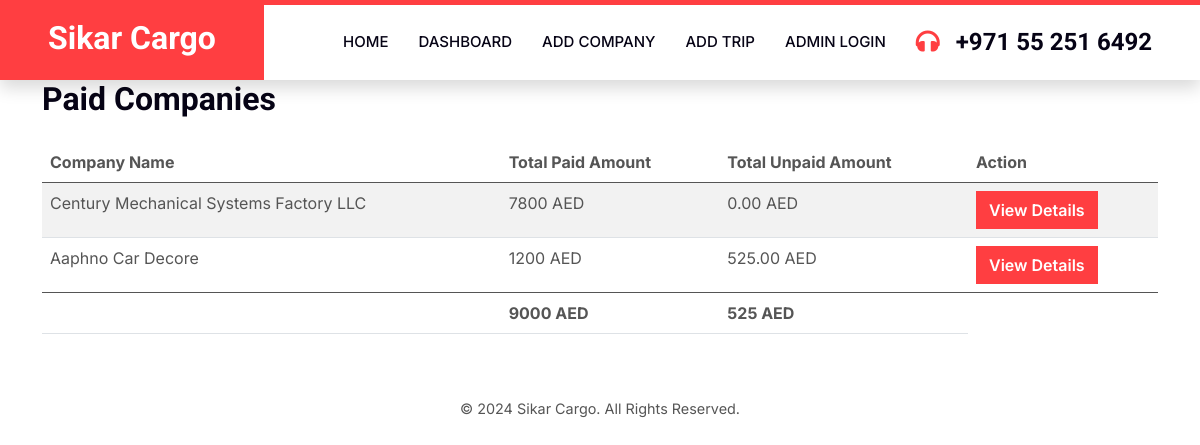
Page /paid-companies/ on the earlier database version.
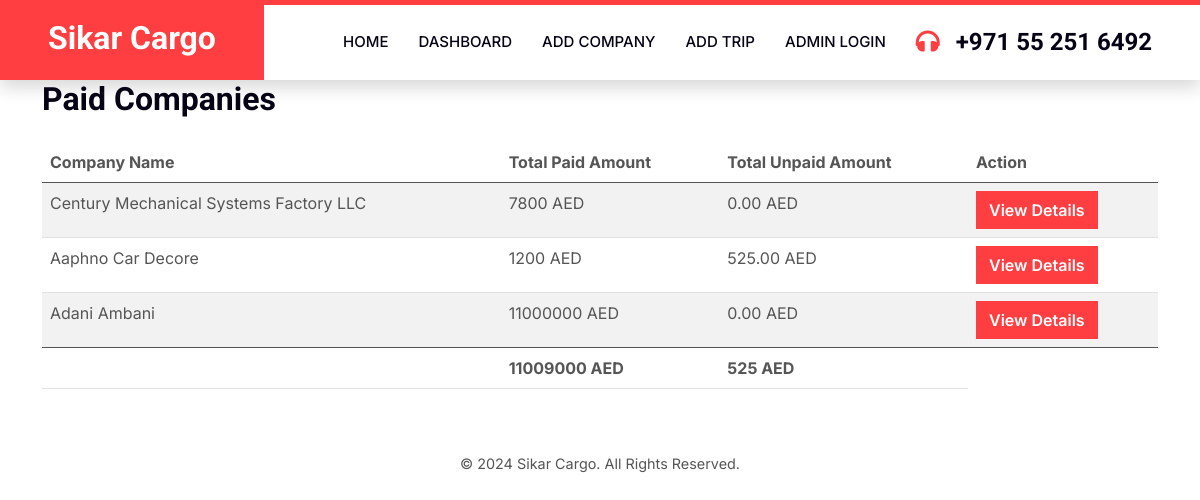
Same page on the later database version.
### website/models.py (models this page shows, shortened)
class Company(models.Model):
    name = models.CharField(max_length=255)
    address = models.TextField()
    email = models.EmailField()
    phone = models.CharField(max_length=20)
    contact_person = models.CharField(max_length=25)
    paid_amount = models.DecimalField(max_digits=10, decimal_places=2, default=0)
    unpaid_amount = models.DecimalField(max_digits=10, decimal_places=2, default=0)
    po_box = models.CharField(max_length=20)

### website/views.py (the view)
# urls.py: path('paid-companies/', views.paid_companies, name='paid_companies'),
def paid_companies(request):
    companies = Company.objects.annotate(total_paid_amount=Sum('trip__amount', filter=Q(trip__paid=True)))
    total_paid_amount = companies.aggregate(Sum('total_paid_amount'))['total_paid_amount__sum']
    total_unpaid_amount = companies.aggregate(Sum('unpaid_amount'))['unpaid_amount__sum']
    context = {
        'companies': companies,
        'total_paid_amount': total_paid_amount,
        'total_unpaid_amount': total_unpaid_amount,
    }
    return render(request, 'paid_companies.html', context)

### website/templates/paid_companies.html (shortened to what this page needs)
{% load static %}
<!DOCTYPE html>
<html lang="en">
<head>
    <link href="https://cdnjs.cloudflare.com/ajax/libs/font-awesome/5.10.0/css/all.min.css" rel="stylesheet">
    <link href="https://cdn.jsdelivr.net/npm/bootstrap-icons@1.4.1/font/bootstrap-icons.css" rel="stylesheet">
    <link href="{% static 'lib/animate/animate.min.css' %}" rel="stylesheet">
    <link href="{% static 'lib/owlcarousel/assets/owl.carousel.min.css' %}" rel="stylesheet">
    <link href="{% static 'css/bootstrap.min.css' %}" rel="stylesheet">
    <link href="{% static 'css/style.css' %}" rel="stylesheet">
</head>
<body>
    <nav class="navbar navbar-expand-lg bg-white navbar-light shadow border-top border-5 border-primary sticky-top p-0">
        <a href="{% url 'index' %}" class="navbar-brand bg-primary d-flex align-items-center px-4 px-lg-5">
            <h2 class="mb-2 text-white">Sikar Cargo</h2>
        </a>
        <div class="collapse navbar-collapse" id="navbarCollapse">
            <div class="navbar-nav ms-auto p-4 p-lg-0">
                <a href="{% url 'index' %}" class="nav-item nav-link">Home</a>
                <a href="{% url 'dashboard' %}" class="nav-item nav-link">Dashboard</a>
                <a href="{% url 'add_company' %}" class="nav-item nav-link">Add Company</a>
                <a href="{% url 'add_trip' %}" class="nav-item nav-link">Add Trip</a>
                <a href="{% url 'admin_login' %}" class="nav-item nav-link">Admin Login</a>
            </div>
            <h4 class="m-0 pe-lg-5 d-none d-lg-block"><i class="fa fa-headphones text-primary me-3"></i>+971 55 251 6492</h4>
        </div>
    </nav>
    <div class="container">
        <h2 class="mb-4">Paid Companies</h2>
        <div class="table-responsive">
            <table class="table table-striped">
                <thead>
                    <tr>
                        <th>Company Name</th>
                        <th>Total Paid Amount</th>
                        <th>Total Unpaid Amount</th>
                        <th>Action</th>
                    </tr>
                </thead>
                <tbody>
                    {% for company in companies %}
                    <tr>
                        <td>{{ company.name }}</td>
                        <td>{{ company.total_paid_amount|default:"0.00" }} AED</td>
                        <td>{{ company.unpaid_amount|default:"0.00" }} AED</td>
                        <td><a href="{% url 'company_detail' company_id=company.id %}"><button class="btn btn-primary action-button">View Details</button></a></td>
                    </tr>
                    {% endfor %}
                </tbody>
                <tfoot>
                    <tr>
                        <td colspan="1" style="text-align: right;"><strong></strong></td>
                        <td><strong>{{ total_paid_amount|default:"0.00" }} AED</strong></td>
                        <td><strong>{{ total_unpaid_amount|default:"0.00" }} AED</strong></td>
                    </tr>
                </tfoot>
            </table>
        </div>
    </div>
    <div class="bottom-details mt-5">
        <p>&copy; 2024 Sikar Cargo. All Rights Reserved.</p>
    </div>
</body>
</html>

Differences in the rows shown:
added Company: name "Adani Ambani", total_paid_amount "11000000", unpaid_amount "0.00"
Other differences:
{{ total_paid_amount|default:"0.00" }}: "9000" → "11009000"
